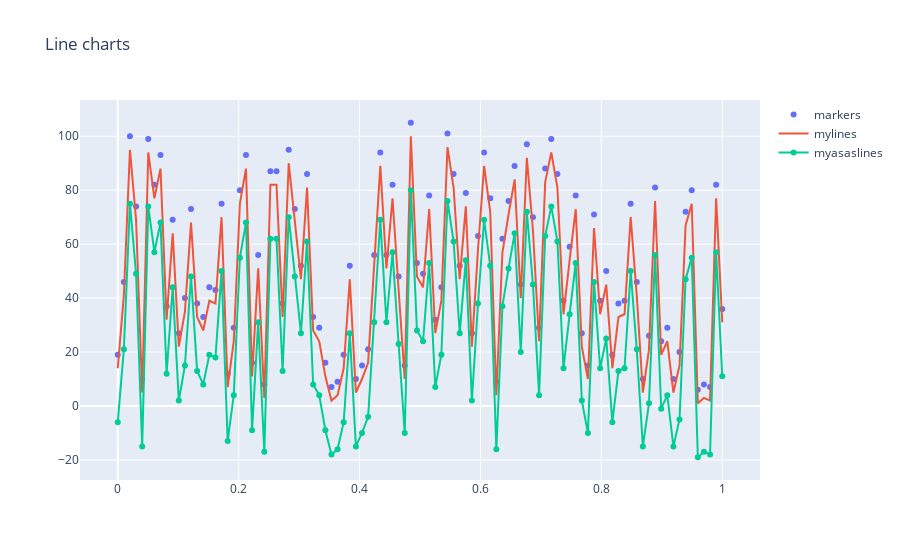

The notebook cell this image was saved under:
### Code cell
x_values = np.linspace(0,1,100)
y_values = np.random.randint(1,101,100)

trace0 = go.Scatter(x=x_values,y=y_values+5,mode='markers',name='markers')

trace1 = go.Scatter(x=x_values,y=y_values,mode='lines',name='mylines')

trace2 = go.Scatter(x=x_values,y=y_values-20,mode='lines+markers',name='myasaslines')



data = [trace0,trace1,trace2]

layout = go.Layout(title='Line charts')

fig = go.Figure(data=data,layout=layout )
pyo.iplot(fig)
